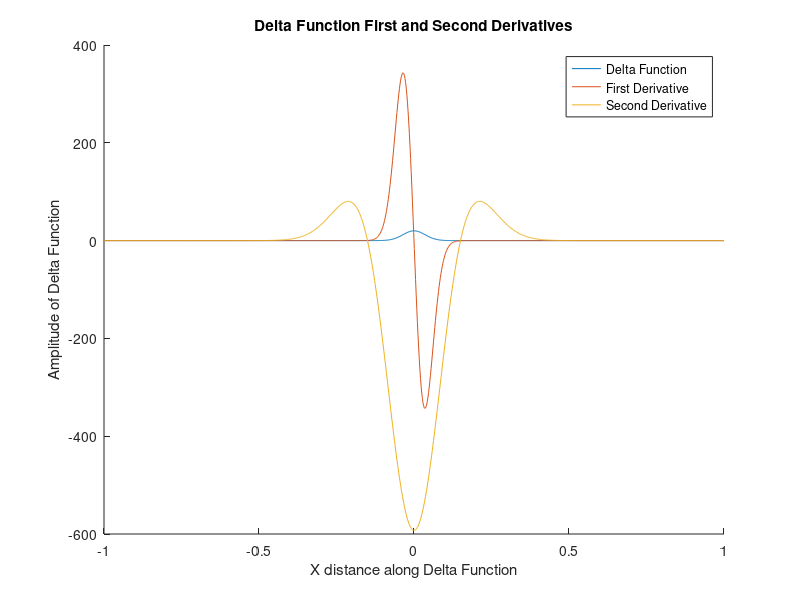

This figure's MATLAB source:
%%First and Second Dirac Delta Function Derivatives
 
clc,clear
 
n=5*10^-2;
 
x=linspace(-1,1,1000);
 
delta=1/n*exp(-x.^2/n^2);
 
dd1=-2.*x.*exp(-x.^2/n^2)/n^3;
 
n=1.5*10^-1;
 
dd2=-2.*exp(-x.^2/n^2)/n^3+2.*x.^2/n^5.*exp(-x.^2/n^2);
 
hold on
 
plot(x,delta)
plot(x,dd1)
plot(x,dd2)
 
title('Delta Function First and Second Derivatives')
ylabel('Amplitude of Delta Function')
xlabel('X distance along Delta Function')
legend('Delta Function','First Derivative','Second Derivative','location','best')
 
hold off